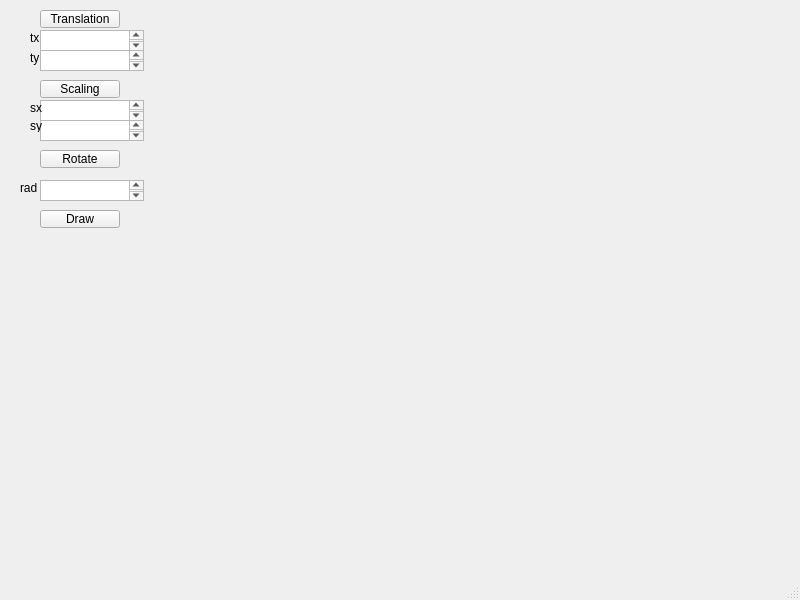
<?xml version="1.0" encoding="UTF-8"?>
<ui version="4.0">
 <class>MainWindow</class>
 <widget class="QMainWindow" name="MainWindow">
  <property name="geometry">
   <rect>
    <x>0</x>
    <y>0</y>
    <width>800</width>
    <height>600</height>
   </rect>
  </property>
  <property name="windowTitle">
   <string>MainWindow</string>
  </property>
  <widget class="QWidget" name="centralwidget">
   <widget class="QLabel" name="label">
    <property name="geometry">
     <rect>
      <x>-90</x>
      <y>0</y>
      <width>951</width>
      <height>641</height>
     </rect>
    </property>
    <property name="text">
     <string>TextLabel</string>
    </property>
   </widget>
   <widget class="QPushButton" name="pushButton">
    <property name="geometry">
     <rect>
      <x>40</x>
      <y>10</y>
      <width>80</width>
      <height>18</height>
     </rect>
    </property>
    <property name="text">
     <string>Translation</string>
    </property>
   </widget>
   <widget class="QPlainTextEdit" name="plainTextEdit">
    <property name="geometry">
     <rect>
      <x>40</x>
      <y>30</y>
      <width>104</width>
      <height>21</height>
     </rect>
    </property>
   </widget>
   <widget class="QPlainTextEdit" name="plainTextEdit_2">
    <property name="geometry">
     <rect>
      <x>40</x>
      <y>50</y>
      <width>104</width>
      <height>21</height>
     </rect>
    </property>
   </widget>
   <widget class="QPlainTextEdit" name="plainTextEdit_3">
    <property name="geometry">
     <rect>
      <x>40</x>
      <y>100</y>
      <width>104</width>
      <height>21</height>
     </rect>
    </property>
   </widget>
   <widget class="QPlainTextEdit" name="plainTextEdit_4">
    <property name="geometry">
     <rect>
      <x>40</x>
      <y>120</y>
      <width>104</width>
      <height>21</height>
     </rect>
    </property>
   </widget>
   <widget class="QPushButton" name="pushButton_2">
    <property name="geometry">
     <rect>
      <x>40</x>
      <y>80</y>
      <width>80</width>
      <height>18</height>
     </rect>
    </property>
    <property name="text">
     <string>Scaling</string>
    </property>
   </widget>
   <widget class="QPushButton" name="pushButton_3">
    <property name="geometry">
     <rect>
      <x>40</x>
      <y>210</y>
      <width>80</width>
      <height>18</height>
     </rect>
    </property>
    <property name="text">
     <string>Draw</string>
    </property>
   </widget>
   <widget class="QPushButton" name="pushButton_4">
    <property name="geometry">
     <rect>
      <x>40</x>
      <y>150</y>
      <width>80</width>
      <height>18</height>
     </rect>
    </property>
    <property name="text">
     <string>Rotate</string>
    </property>
   </widget>
   <widget class="QPlainTextEdit" name="plainTextEdit_5">
    <property name="geometry">
     <rect>
      <x>40</x>
      <y>180</y>
      <width>104</width>
      <height>21</height>
     </rect>
    </property>
   </widget>
   <widget class="QLabel" name="label_2">
    <property name="geometry">
     <rect>
      <x>30</x>
      <y>30</y>
      <width>21</width>
      <height>16</height>
     </rect>
    </property>
    <property name="text">
     <string>tx</string>
    </property>
   </widget>
   <widget class="QLabel" name="label_3">
    <property name="geometry">
     <rect>
      <x>30</x>
      <y>50</y>
      <width>21</width>
      <height>16</height>
     </rect>
    </property>
    <property name="text">
     <string>ty</string>
    </property>
   </widget>
   <widget class="QLabel" name="label_4">
    <property name="geometry">
     <rect>
      <x>30</x>
      <y>100</y>
      <width>21</width>
      <height>16</height>
     </rect>
    </property>
    <property name="text">
     <string>sx</string>
    </property>
   </widget>
   <widget class="QLabel" name="label_5">
    <property name="geometry">
     <rect>
      <x>30</x>
      <y>120</y>
      <width>37</width>
      <height>12</height>
     </rect>
    </property>
    <property name="text">
     <string>sy</string>
    </property>
   </widget>
   <widget class="QLabel" name="label_6">
    <property name="geometry">
     <rect>
      <x>20</x>
      <y>180</y>
      <width>21</width>
      <height>16</height>
     </rect>
    </property>
    <property name="text">
     <string>rad</string>
    </property>
   </widget>
  </widget>
  <widget class="QMenuBar" name="menubar">
   <property name="geometry">
    <rect>
     <x>0</x>
     <y>0</y>
     <width>800</width>
     <height>24</height>
    </rect>
   </property>
  </widget>
  <widget class="QStatusBar" name="statusbar"/>
 </widget>
 <resources/>
 <connections/>
</ui>
